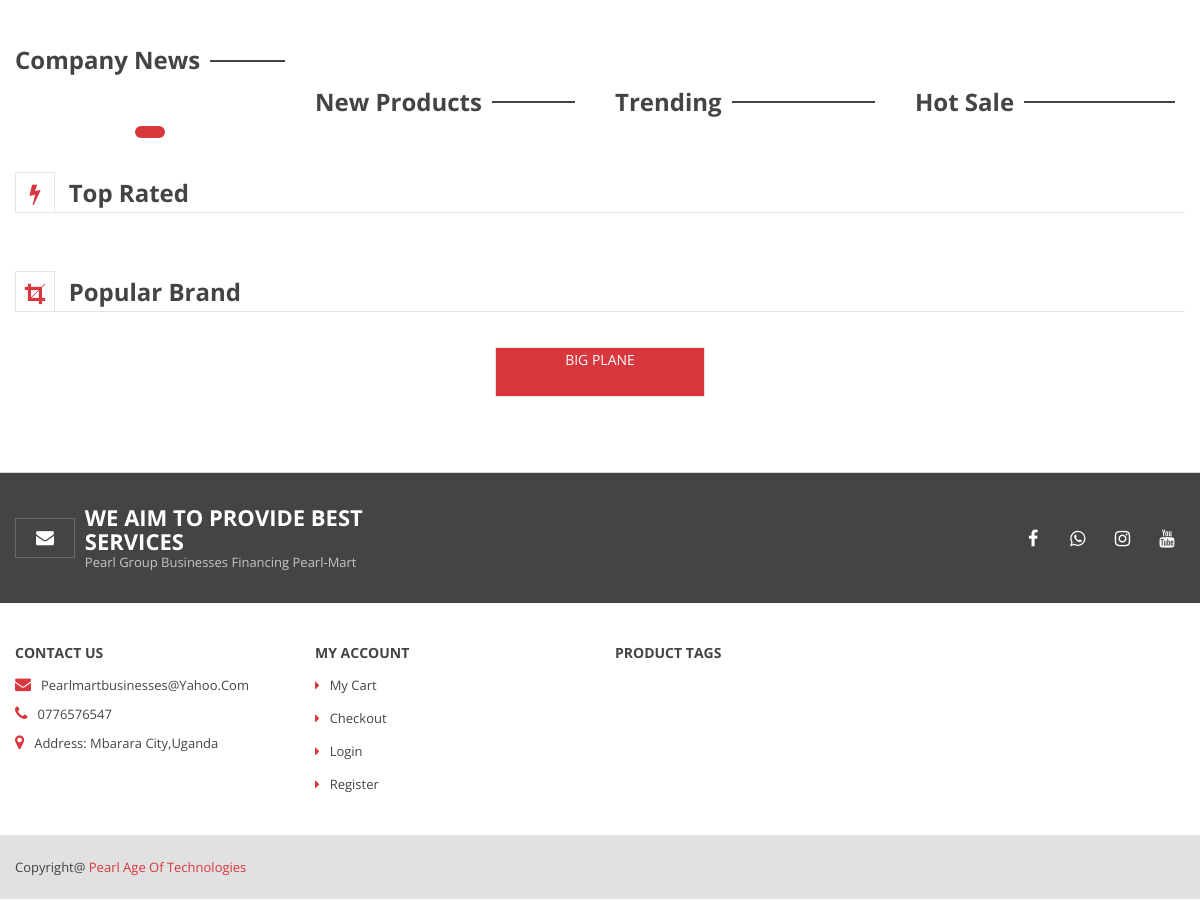
/homepage/ (lower part), run on an earlier commit of the app's database.
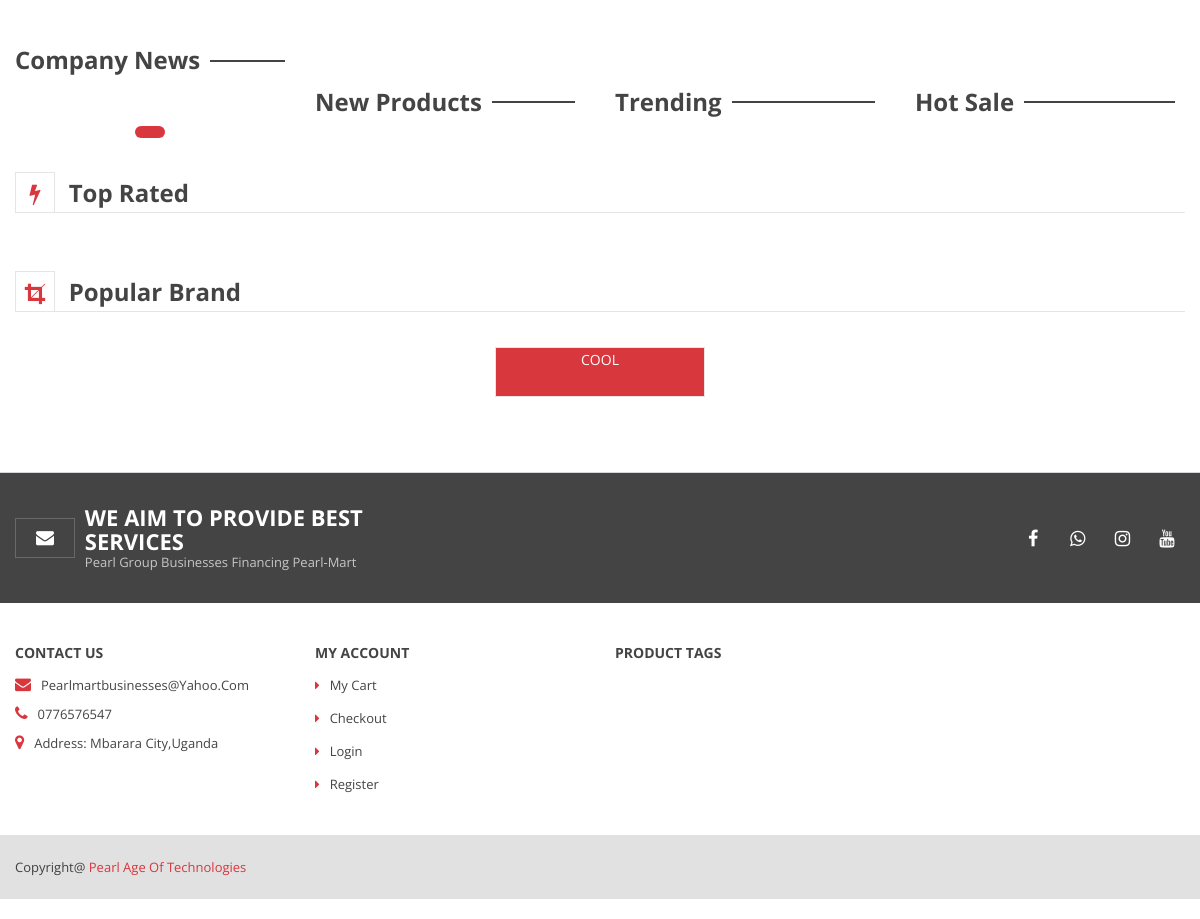
And on a later commit of the database.
### store/models/brand.py (models this page shows, shortened)
class Brand(models.Model):
    name = models.CharField(max_length=45)
    shop =models.CharField(max_length=100,default=1,blank=True)
    is_popular=models.BooleanField(default=False)
    is_trending=models.BooleanField(default=False)
    is_tech=models.BooleanField(default=False)
    is_mobile=models.BooleanField(default=False)
    is_customized=models.BooleanField(default=False)
    is_ugandan=models.BooleanField(default=False)
    is_tagged=models.BooleanField(default=False)
    @staticmethod
    def get_all_brand():
        return Brand.objects.all()

### store/views/home.py (the view)
# urls.py: path('', Index.as_view(), name='homepage'),
def homepage(request):
    cart = request.session.get('cart')
    if not cart:
        request.session['cart'] = {}
        productes={}
    else:
        productes = Product.get_products_by_id(list(request.session.get('cart').keys()))
    products ={}
    categories = Category.get_all_categories()
    categoryID = request.GET.get('category')
    brands = Brand.get_all_brand()
    brandID = request.GET.get('brand')
    if categoryID:
        products = Product.get_all_products_by_categoryid(categoryID)
    elif brandID:
        products = Product.get_all_products_by_brandid(brandID)
    else:
        products = Product.get_all_products();
    top_rated=list(Product.objects.filter(is_top_rated=True).order_by('-dates')[:12])
    featured=list(Product.objects.filter(is_featured=True).order_by('-dates')[:12])
    best_selling= list(Product.objects.filter(is_best_selling=True).order_by('-dates')[:12])
    new_arrival=list(Product.objects.filter(is_new_arrival=True).order_by('-dates')[:12])
    new_product=list(Product.objects.filter(is_new_product=True).order_by('-dates')[:12])
    hot_sale=list(Product.objects.filter(is_hot_sale=True).order_by('-dates')[:12])
    hot_deal=list(Product.objects.filter(is_hot_deal=True).order_by('-dates')[:12])
    trending=list(Product.objects.filter(is_most_viewed=True).order_by('-dates')[:12])
    top_rated=random.sample(top_rated, len(top_rated))
    featured=random.sample(featured, len(featured))
    best_selling=random.sample(best_selling, len(best_selling))
    new_arrival=random.sample(new_arrival, len(new_arrival))
    new_product=random.sample(new_product, len(new_product))
    hot_sale=random.sample(hot_sale, len(hot_sale))
    hot_deal=random.sample(hot_deal, len(hot_deal))
    trending=random.sample(trending, len(trending))
    '''random.shuffle(list(top_rated))
    random.shuffle(list(featured))
    random.shuffle(list(best_selling))
    random.shuffle(list(new_arrival))
    random.shuffle(list(new_product))
    random.shuffle(list(hot_sale))
    random.shuffle(list(hot_sale))
    random.shuffle(list(hot_deal))
    random.shuffle(list(products))'''
    latest=Post.objects.order_by('-date_posted')[:5]
    news=Post.objects.filter(is_news=True).order_by('-date_posted')[:3]
    fashion_cat=Category.objects.filter(is_tech=True)
    tech_cat=Category.objects.filter(is_fashion=True)
    cat_home=Category.objects.filter(is_home=True)
    party_cat=Category.objects.filter(is_party=True)
    tagged_cat=Category.objects.filter(is_tagged=True)
    context={'news':news,'latest':latest,'tagged_cat':tagged_cat,'fashion_cat':fashion_cat,'tech_cat':tech_cat,'cat_home':cat_home,'party_cat':party_cat,'homepage':'homepage','trending':trending,'hot_deal':hot_deal,'productes':productes,'products':products,'brands':brands,'categories':categories ,'top_rated':top_rated,'featured':featured,'best_selling':best_selling,'new_arrival':new_arrival,'new_product':new_product,'hot_sale':hot_sale}
    return render(request, 'home.html', context)

### store/models/category.py (called while the page is built)
    @staticmethod
    def get_all_categories():
        return Category.objects.all()

### store/models/product.py (called while the page is built)
    @staticmethod
    def get_all_products():
        return Product.objects.all().order_by('?')

### store/templates/home.html (shortened to what this page needs)
{% extends "base.html" %}
{% load static %}
{% load cart %}
{% load custom_filter %}
{% load crispy_forms_tags %}
{% block body %}
        <div class="page-wrapper pt-6 pb-28 pb-md-6 pb-sm-6 pt-xs-36">
            <div class="container">
                <div class="row">
                    <div class="col-lg-3">
                        <div class="home-sidebar">
                            <div class="main-sidebar blog-area mb-24">
                            </div>
                            <div class="main-sidebar testimonial-area pb-sm-70">
                                <div class="section-title-2 mb-28">
                                    <h3>Company News</h3>
                                </div>
                            </div>
                        </div>
                    </div>
                    <div class="col-lg-9">
                        <div class="feature-category-area">
                        </div>
                        <div class="banner-statistic pt-28 pb-30 pb-sm-0">
                            <div class="row">
                                <div class="col-lg-7 col-md-7">
                                    <div class="img-container fix img-full mb-sm-30">
                                    </div>
                                </div>
                                <div class="col-lg-5 col-md-5">
                                    <div class="img-container fix img-full mb-sm-30">
                                    </div>
                                </div>
                            </div>
                        </div>
                        <div class="category-feature-area">
                            <div class="row">
                                <div class="col-lg-4">
                                    <div class="category-wrapper mb-md-24 mb-sm-24">
                                        <div class="section-title-2 d-flex justify-content-between mb-28">
                                            <h3>New Products</h3>
                                            <div class="category-append"></div>
                                        </div>
                                    </div>
                                </div>
                                <div class="col-lg-4">
                                    <div class="category-wrapper mb-md-24 mb-sm-24">
                                        <div class="section-title-2 d-flex justify-content-between mb-28">
                                            <h3>Trending</h3>
                                            <div class="category-append"></div>
                                        </div>
                                    </div>
                                </div>
                                <div class="col-lg-4">
                                    <div class="category-wrapper mb-md-24 mb-sm-24">
                                        <div class="section-title-2 d-flex justify-content-between mb-28">
                                            <h3>hot sale</h3>
                                            <div class="category-append"></div>
                                        </div>
                                    </div>
                                </div>
                            </div>
                        </div>
                    </div>
                </div>
            </div>
        </div>
        <div class="latest-product">
            <div class="container">
                <div class="section-title mb-30">
                    <div class="title-icon">
                        <i class="fa fa-flash"></i>
                    </div>
                    <h3>Top Rated</h3>
                </div>
            </div>
        </div>
{% endblock %}

### store/templates/base.html (shortened to what the changed rows need)
{% load static %}
{% load cart %}
{% load social_share %}
{% load custom_filter %}
<!DOCTYPE html>
<html class="no-js" lang="en">
<head>
    <link href="{% static 'assets/css/bootstrap.min.css' %}" rel="stylesheet">
    <link href="{% static 'assets/css/font-awesome.min.css' %}" rel="stylesheet">
    <link href="{% static 'assets/css/helper.min.css' %}" rel="stylesheet">
    <link rel="stylesheet" href="{% static 'css/styles.css' %}" />
    <link href="{% static 'assets/css/plugins.css' %}" rel="stylesheet">
    <link href="{% static 'assets/css/style.css' %}" rel="stylesheet">
    <link href="{% static 'assets/css/skin-default.css' %}" rel="stylesheet" id="galio-skin">
</head>
<body>
        <div class="brand-area pt-28 pb-30">
            <div class="container">
                <div class="row">
                    <div class="col-12">
                        <div class="brand-active slick-padding slick-arrow-style">
                            {% for brand in brands %}
                            <div class="brand-item text-center" style="background-color:#d8373e;">
                                <div class="blog-sidebar mb-24" style="background-color:#d8373e;">
                                    <ul>
                                        <li style="border-color:#d8373e; color: white;text-transform: uppercase;"><a href="/?brand={{brand.id}}" style="color:white;">{{ brand.name }} </a></li>
                                    </ul>
                                </div>
                            </div>
                            {% endfor %}
                        </div>
                    </div>
                </div>
            </div>
        </div>
</body>
</html>

What changed in the data, as far as the page shows it:
changed Brand: name "BIG PLANE" → "COOL"
